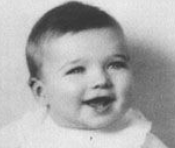
%> input picture clint_eastwood/young.png, 175 x 148 px
$ octave face_morphing.m   (GNU Octave 9; MATLAB toolbox functions it lacks are replaced by stand-ins)
%> lines starting %> are read from the running program, lines starting %| are printed output that depends on the picture
clc; clear; close all;

path = './test1/';

% Load images
img1 = imread(fullfile(path, 'young.png'));  % Young face
%> img1 is the input picture: size 148x175x3 uint8; min 52, max 238, mean 172.6
img2 = imread(fullfile(path, 'old.png'));    % Old face
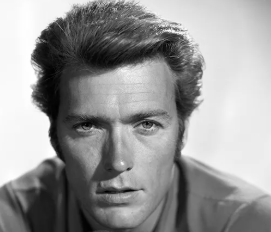
%> input picture clint_eastwood/old.png, 271 x 232 px
%> img2 is the input picture: size 232x271x3 uint8; mean R, G, B 150.6, 150.6, 150.6

% Ensure RGB
if size(img1, 3) == 1
    img1 = cat(3, img1, img1, img1);
end
if size(img2, 3) == 1
    img2 = cat(3, img2, img2, img2);
end

% Resize to same size
img_size = [500, 500];
img1 = imresize(img1, img_size);
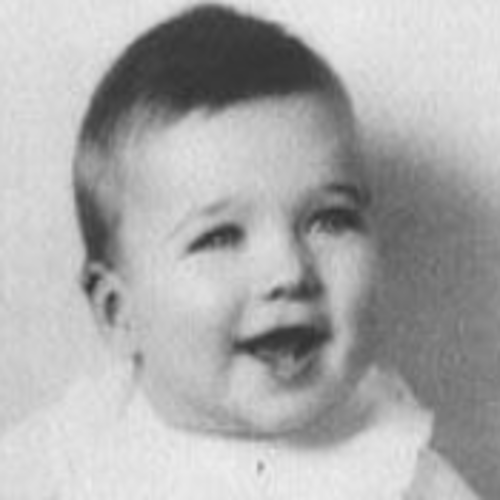
%> img1: size 500x500x3 uint8; min 51, max 238, mean 172.6
img2 = imresize(img2, img_size);
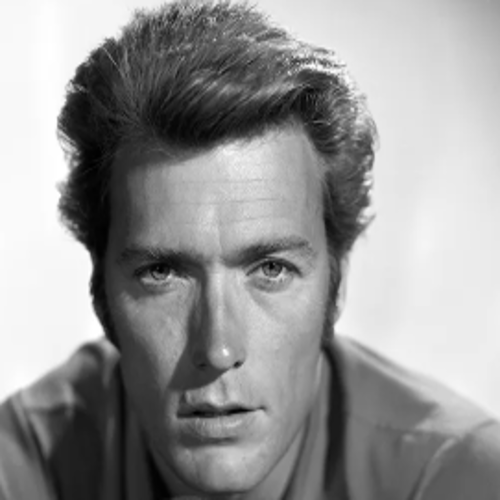
%> img2: size 500x500x3 uint8; mean R, G, B 150.6, 150.6, 150.6

num_points = 17;

% ---- Select points on young image ----
disp('Select exactly 17 feature points in the Young image.');
figure, imshow(img1), title('Select 17 points in Young image');
points1 = zeros(num_points, 2);
for i = 1:num_points
%> (the run ends here)
